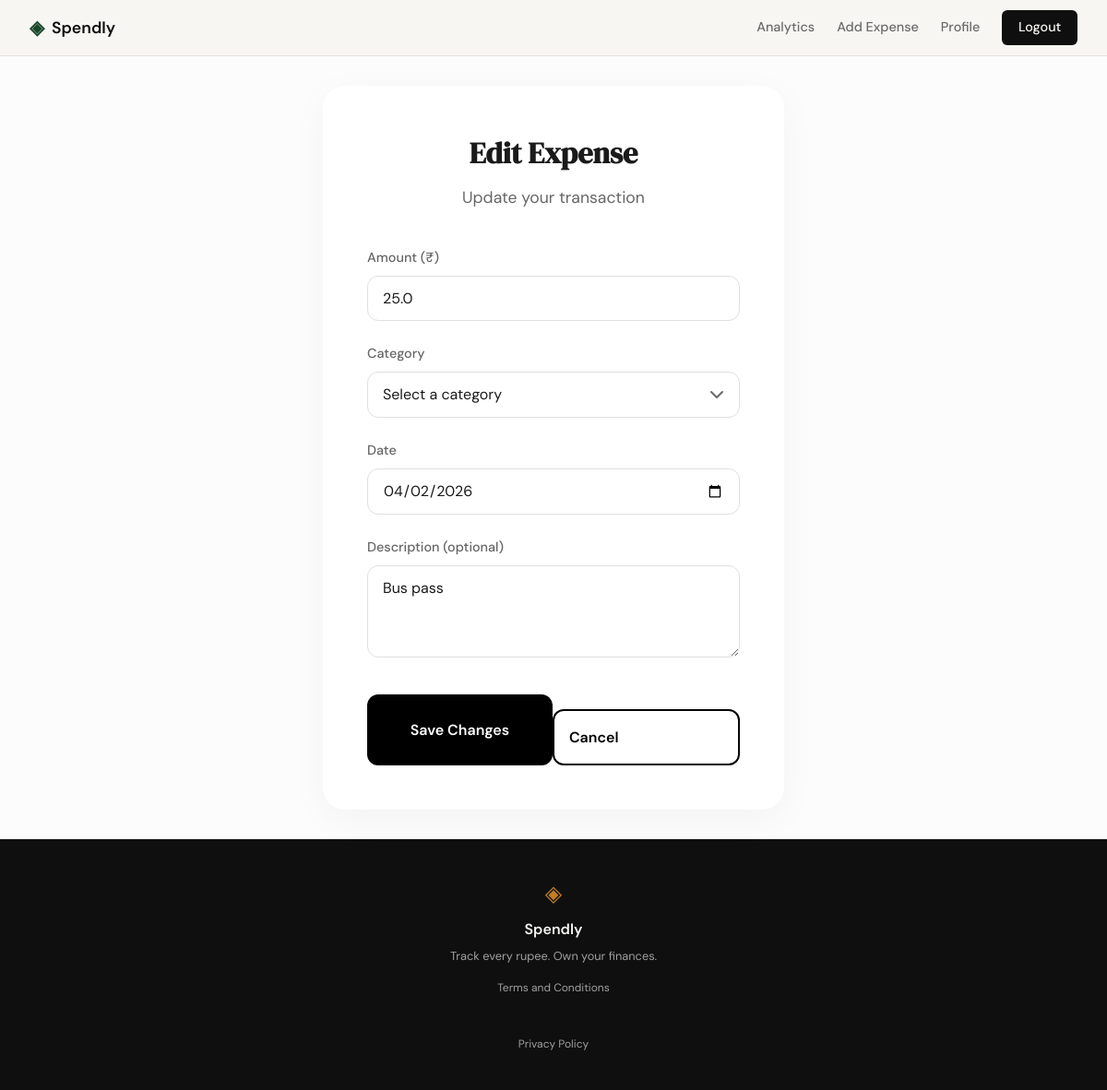
The app's page /expenses/2/edit (signed in) with its own data.
### tables this page shows
CREATE TABLE expenses (
            id INTEGER PRIMARY KEY AUTOINCREMENT,
            user_id INTEGER NOT NULL,
            amount REAL NOT NULL,
            category TEXT NOT NULL,
            date TEXT NOT NULL,
            description TEXT,
            created_at TEXT DEFAULT (datetime('now')),
            FOREIGN KEY (user_id) REFERENCES users(id)
        );

### app.py (the view, shortened to what this page needs)
@app.route("/expenses/<int:id>/edit", methods=["GET", "POST"])
def edit_expense(id):
    if not session.get("user_id"):
        return redirect(url_for("login"))
    user_id = session["user_id"]
    if request.method == "GET":
        expense = get_expense_by_id(id, user_id)
        if expense is None:
            abort(404)
        categories = ["Food", "Transport", "Bills", "Health", "Entertainment", "Shopping", "Other"]
        return render_template("edit_expense.html",
                             expense=expense,
                             categories=categories)

### database/db.py (called while the page is built)
def get_db():
    conn = sqlite3.connect(DATABASE)
    conn.row_factory = sqlite3.Row
    conn.execute("PRAGMA foreign_keys = ON")
    return conn

### database/queries.py (called while the page is built)
def get_expense_by_id(expense_id, user_id):
    conn = get_db()
    cursor = conn.cursor()
    cursor.execute(
        "SELECT id, user_id, amount, category, date, description FROM expenses WHERE id = ? AND user_id = ?",
        (expense_id, user_id)
    )
    expense = cursor.fetchone()
    conn.close()
    return expense

### templates/edit_expense.html (shortened to what this page needs)
{% extends "base.html" %}
{% block head %}
<link rel="stylesheet" href="{{ url_for('static', filename='css/edit_expense.css') }}">
{% endblock %}
{% block content %}
<div class="edit-expense-page">
    <div class="expense-form-card">
        <h2 class="form-title">Edit Expense</h2>
        <p class="form-subtitle">Update your transaction</p>
        <form method="POST" action="{{ url_for('edit_expense', id=expense.id) }}" class="expense-form">
            <div class="form-group">
                <label for="amount">Amount (₹)</label>
                <input type="number"
                       id="amount"
                       name="amount"
                       step="0.01"
                       min="0.01"
                       required
                       value="{{ amount if amount is defined else expense.amount }}"
                       placeholder="0.00">
            </div>
            <div class="form-group">
                <label for="category">Category</label>
                <select id="category" name="category" required>
                    <option value="" disabled {% if not category or category == '' %}selected{% endif %}>Select a category</option>
                </select>
            </div>
            <div class="form-group">
                <label for="date">Date</label>
                <input type="date"
                       id="date"
                       name="date"
                       required
                       value="{{ date if date is defined else expense.date }}">
            </div>
            <div class="form-group">
                <label for="description">Description (optional)</label>
                <textarea id="description"
                          name="description"
                          maxlength="200"
                          placeholder="What was this for?">{{ description if description is defined else expense.description or '' }}</textarea>
            </div>
            <div class="form-actions">
                <button type="submit" class="btn btn-primary">Save Changes</button>
                <a href="{{ url_for('profile') }}" class="btn btn-secondary">Cancel</a>
            </div>
        </form>
    </div>
</div>
{% endblock %}

### static/css/style.css (style rules this page uses)
:root { --ink: #0f0f0f; --ink-soft: #2d2d2d; --ink-muted: #6b6b6b; --ink-faint: #a0a0a0; --paper: #f7f6f3; --paper-warm: #f0ede6; --paper-card: #ffffff; --accent: #1a472a; --accent-light: #e8f0eb; --accent-2: #c17f24; --accent-2-light: #fdf3e3; --danger: #c0392b; --danger-light: #fdecea; --border: #e4e1da; --border-soft: #eeebe4; --font-display: 'DM Serif Display', Georgia, serif; --font-body: 'DM Sans', system-ui, sans-serif; --max-width: 1200px; --auth-width: 440px; --radius-sm: 6px; --radius-md: 12px; --radius-lg: 20px; }
*, *::before, *::after { box-sizing: border-box; margin: 0; padding: 0; }
html { font-size: 16px; scroll-behavior: smooth; }
body { background: var(--paper); color: var(--ink); font-family: var(--font-body); font-size: 1rem; line-height: 1.6; -webkit-font-smoothing: antialiased; }
a { color: inherit; text-decoration: none; }
.btn-secondary { display: inline-block; background: var(--ink); color: var(--paper); padding: 0.75rem 1.5rem; border-radius: 12px; font-family: var(--font-body); font-size: 0.9rem; font-weight: 500; cursor: pointer; border: none; transition: background 0.2s; text-decoration: none; }
.btn-primary { display: inline-block; background: var(--ink); color: var(--paper); padding: 0.65rem 1.5rem; border-radius: var(--radius-sm); font-family: var(--font-body); font-size: 0.9rem; font-weight: 500; cursor: pointer; border: none; transition: background 0.2s; text-decoration: none; }
.form-group { margin-bottom: 1.25rem; }
.form-group label { display: block; font-size: 0.85rem; font-weight: 500; color: var(--ink-soft); margin-bottom: 0.4rem; }

### static/css/edit_expense.css (style rules this page uses)
.edit-expense-page { background-color: #fcfcfc; min-height: calc(100vh - 60px - 100px); display: flex; flex-direction: column; align-items: center; justify-content: center; padding: 2rem; }
.expense-form-card { background: #ffffff; border-radius: 24px; box-shadow: 0 10px 40px rgba(0,0,0,0.04); padding: 3rem; width: 100%; max-width: 500px; box-sizing: border-box; }
.form-title { font-family: var(--font-display); font-size: 2rem; color: #1a1a1a; margin-bottom: 0.5rem; text-align: center; font-weight: 600; }
.form-subtitle { font-size: 1.1rem; color: #666; margin-bottom: 2.5rem; text-align: center; }
.form-group { margin-bottom: 1.5rem; }
.form-group label { display: block; font-size: 0.9rem; font-weight: 500; color: #666; margin-bottom: 0.5rem; }
input[type="number"], input[type="date"], select, textarea { width: 100%; padding: 0.8rem 1rem; border: 1px solid #e0e0e0; border-radius: 12px; font-family: var(--font-body); font-size: 1rem; color: #1a1a1a; background: #fff; outline: none; transition: all 0.2s; box-sizing: border-box; }
textarea { min-height: 100px; resize: vertical; }
select { appearance: none; background-repeat: no-repeat; background-position: right 0.75rem center; background-size: 1.5rem; }
.form-actions { display: flex; justify-content: center; margin-top: 2rem; }
.btn-primary { width: 100%; padding: 1rem; font-size: 1rem; font-weight: 600; border: none; border-radius: 12px; cursor: pointer; transition: all 0.2s; background: #000; color: #fff; }
.btn-secondary { width: 100%; padding: 1rem; font-size: 1rem; font-weight: 600; border: 2px solid #000; border-radius: 12px; cursor: pointer; transition: all 0.2s; background: #fff; color: #000; margin-top: 1rem; }

### records on screen
expenses: amount "25.0", date "04/02/2026", description "Bus pass"
